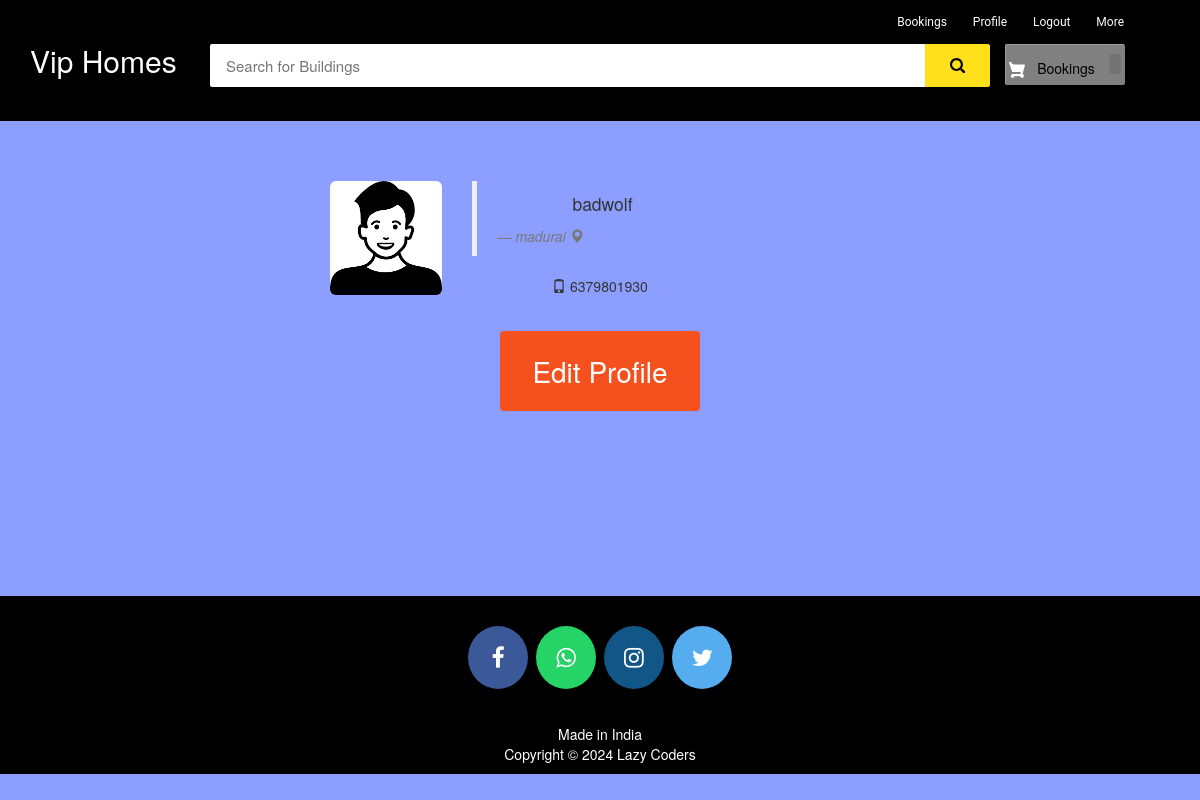
/my-profile (signed in), run on the app's committed database.
### ecom/models.py (models this page shows, shortened)
class Customer(models.Model):
    user=models.OneToOneField(User,on_delete=models.CASCADE)
    profile_pic= models.ImageField(upload_to='profile_pic/CustomerProfilePic/',null=True,blank=True)
    address = models.CharField(max_length=40)
    mobile = models.CharField(max_length=20,null=False)

### ecom/views.py (the view)
# urls.py: path('my-profile', views.my_profile_view,name='my-profile'),
@login_required(login_url='customerlogin')
@user_passes_test(is_customer)
def my_profile_view(request):
    customer=models.Customer.objects.get(user_id=request.user.id)
    return render(request,'ecom/my_profile.html',{'customer':customer})

### ecom/views.py (called while the page is built)
def is_customer(user):
    return user.groups.filter(name='CUSTOMER').exists()

### templates/ecom/my_profile.html (shortened to what this page needs)
{% extends 'ecom/customer_base.html' %}
{% load static %}
{% block content %}
<br><br><br>
<div style="padding-left:300px;" class="container">
        <div class="col-sm-2 col-md-2">
            <img src="{% static customer.profile_pic.url %}"   alt="profile pic" class="img-rounded img-responsive" />
        </div>
        <div class="col-sm-4 col-md-4">
            <blockquote>
                <p>{{request.user}}</p> <small><cite title="Source Title">{{customer.address}}  <i class="glyphicon glyphicon-map-marker"></i></cite></small>
            </blockquote>
            <p> <i class="glyphicon glyphicon-phone"></i> {{customer.mobile}}
            </p>
        </div>
</div>
<br>
<div style="text-align: center;">
  <a href="/edit-profile"><button class="button" ><span>Edit Profile </span></button></a>
</div>
<br><br><br><br><br><br>
{% endblock content %}

### templates/ecom/customer_base.html (style rules this page uses)
body { background-color: #ebe0e0 }
p { text-align: center; }

### templates/ecom/my_profile.html (style rules this page uses)
body { background-color:#8c9eff; }
.button { display: inline-block; border-radius: 4px; background-color: #f4511e; border: none; color: #FFFFFF; text-align: center; font-size: 28px; padding: 20px; width: 200px; transition: all 0.5s; cursor: pointer; margin: 5px; }
.button span { cursor: pointer; display: inline-block; position: relative; transition: 0.5s; }
.button span:after { content: '\00bb'; position: absolute; opacity: 0; top: 0; right: -20px; transition: 0.5s; }

### data on the page
Customer: profile_pic (picture), address "madurai", mobile "6379801930"

### other printed values
{{ request.user }} "badwolf"
